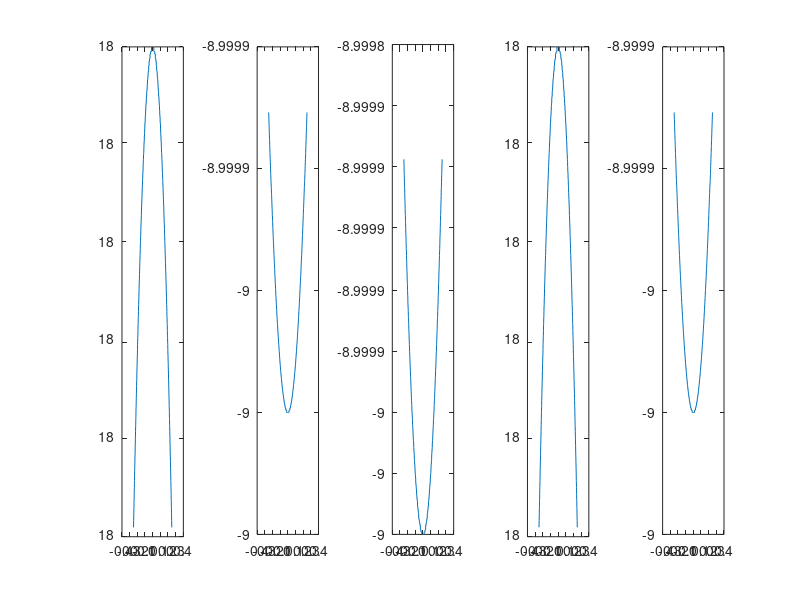

This chart was generated by the following MATLAB code:
lam=1E-6;
a=9;
c=3E8;
w=2*pi/lam;
k=w/c;
za=-1/4;
zb=1/4;
z=linspace(za,zb,1000);
t=[0,5/6,5/3,2.5,10/3];
for i=1:5 
	subplot(1,5,i)
	plot(z,2*a*cos(w*t(i))*cos(k*z))
end